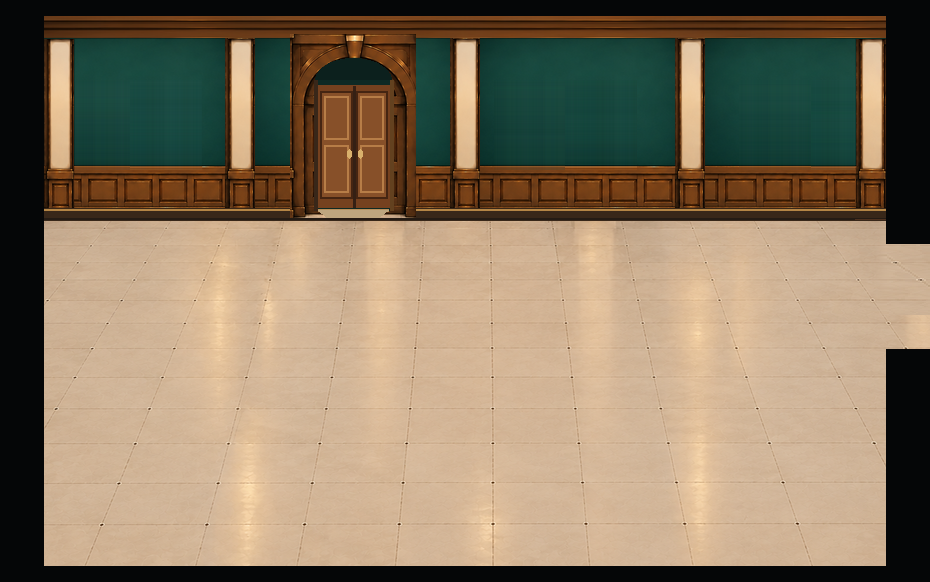
#> input picture qa/architecture-bases-20261029/gallery1_v13_B_right_passage_top_lowered_24px_REVIEW.png, 930 x 582 px, found by its file name
$ python make_gallery4_v01_architecture_review.py
#> lines starting #> are read from the running program, lines starting #| are printed output that depends on the picture
"""A18 Gallery4 architecture v01 - plain western exit, NO arch/door/3D wall.
Reuses existing accepted gallery1 and gallery3 photography, exact A four rear
bays and one independent wall. Review only; originals and game unchanged.
"""
from pathlib import Path
from PIL import Image,ImageDraw
import numpy as np
import hashlib,json
ROOT=Path("C:/Users/User/source/repos/a18-gallery-layout-editor")
ROOM=ROOT/"rooms/gallery4"
QA=ROOT/"qa/architecture-bases-20261029"
g1=Image.open(QA/"gallery1_v13_B_right_passage_top_lowered_24px_REVIEW.png").convert("RGB")
#> g1 is the input picture: PIL image 930x582 RGB; mean R, G, B 138.9, 121.8, 98
g3=Image.open(QA/"gallery3_v09_architecture_south_passage_REVIEW.png").convert("RGB")
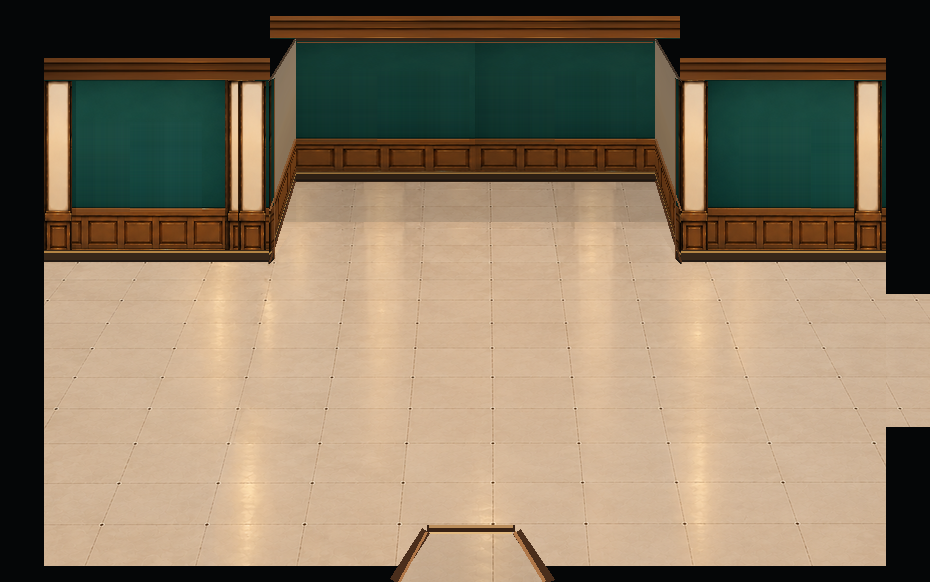
#> input picture qa/architecture-bases-20261029/gallery3_v09_architecture_south_passage_REVIEW.png, 930 x 582 px, found by its file name
#> g3 is the input picture: PIL image 930x582 RGB; mean R, G, B 133.8, 118.1, 95.6
approved=Image.open(ROOM/"architecture_only_A.png").convert("RGB")
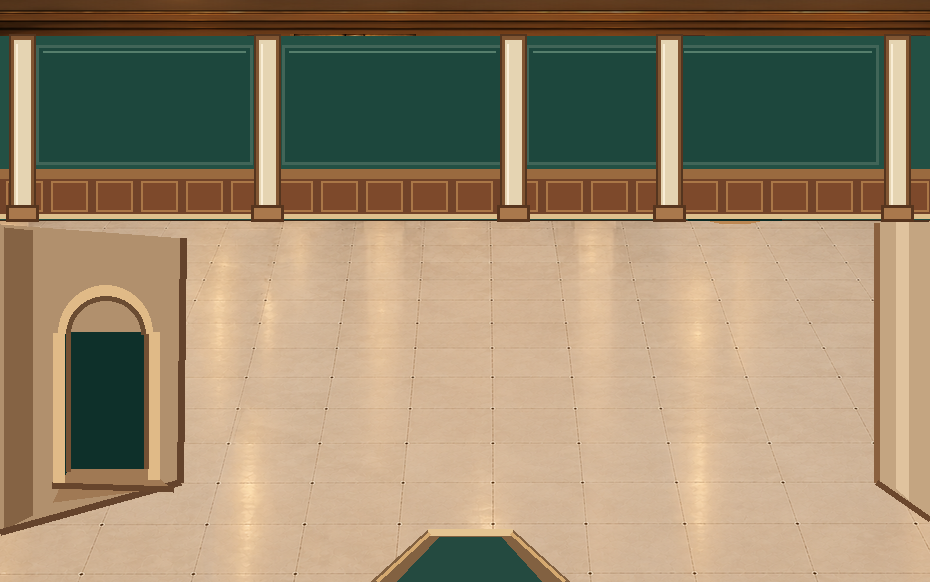
#> input picture rooms/gallery4/architecture_only_A.png, 930 x 582 px, found by its file name
#> approved is the input picture: PIL image 930x582 RGB; mean R, G, B 152.7, 136.5, 109.2
assert g1.size==g3.size==approved.size==(930,582)
#> (the run stopped early here; a loop or call above may not have finished)
